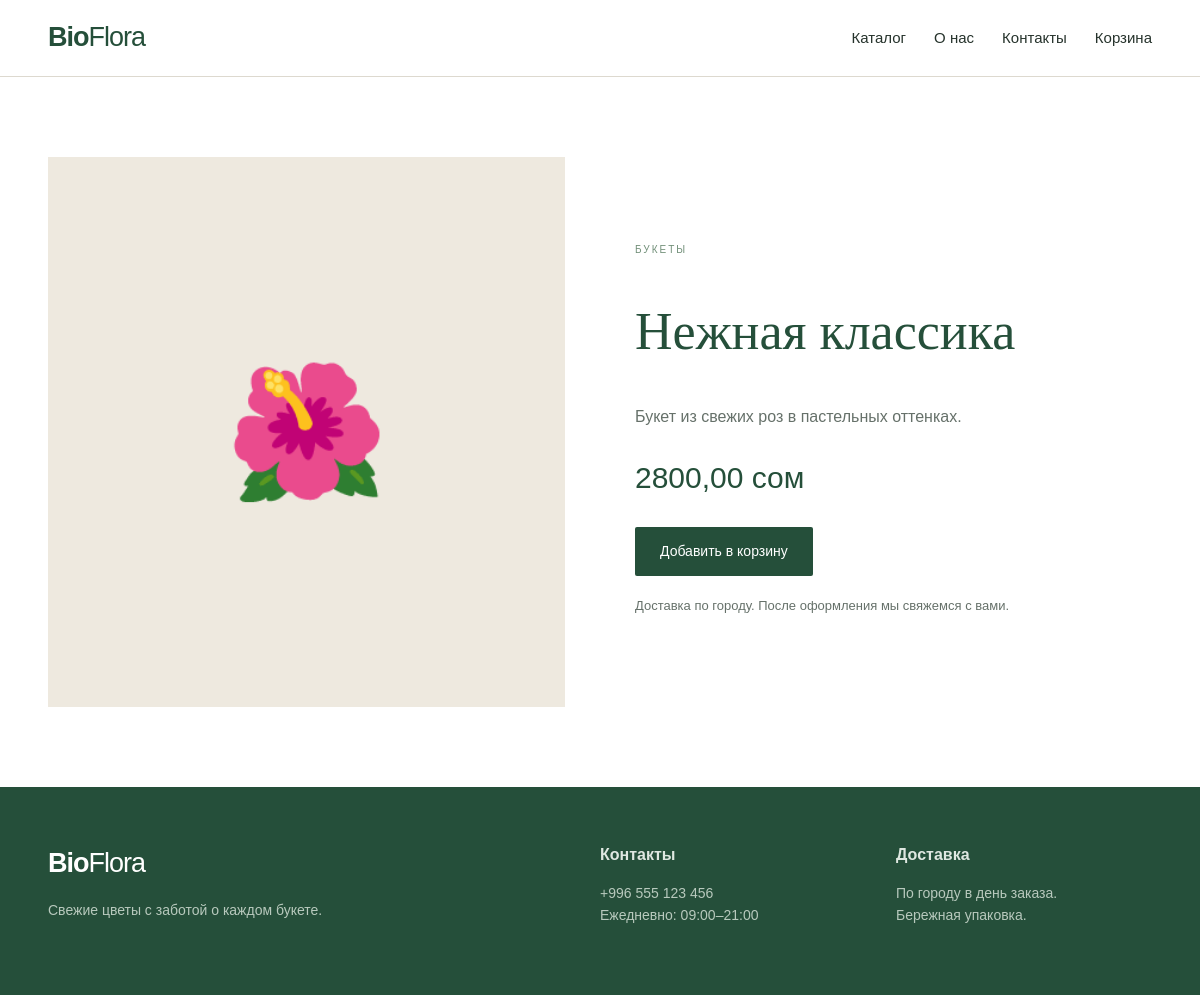
Screenshot of /product/нежная-классика/ with the database file from the repository.
### shop/models.py (models this page shows, shortened)
class Product(models.Model):
    category = models.ForeignKey(
        Category,
        on_delete=models.CASCADE,
        related_name="products",
        verbose_name="Категория"
    )
    name = models.CharField("Название", max_length=200)
    slug = models.SlugField(
        "URL",
        max_length=220,
        unique=True,
        blank=True
    )
    description = models.TextField("Описание")
    price = models.DecimalField(
        "Цена",
        max_digits=10,
        decimal_places=2
    )
    image = models.ImageField(
        "Изображение",
        upload_to="products/",
        blank=True,
        null=True
    )
    is_available = models.BooleanField(
        "В наличии",
        default=True
    )
    created_at = models.DateTimeField(auto_now_add=True)
    class Meta:
        verbose_name = "Товар"
        verbose_name_plural = "Товары"
        ordering = ["-created_at"]

class Category(models.Model):
    name = models.CharField("Название", max_length=100, unique=True)
    slug = models.SlugField("URL", max_length=100, unique=True)
    class Meta:
        verbose_name = "Категория"
        verbose_name_plural = "Категории"
        ordering = ["name"]

### shop/context_processors.py (called while the page is built)
def cart(request):
    data = request.session.get("cart", {})
    count = sum(int(qty) for qty in data.values())
    return {"cart_count": count}

### shop/views.py (called while the page is built)
def product_detail(request, slug):
    product = get_object_or_404(Product, slug=slug, is_available=True)
    return render(request, "shop/product_detail.html", {"product": product})

### templates/shop/product_detail.html (shortened to what this page needs)
{% extends "base.html" %}
{% block content %}
<section class="section container product-page">
    <div class="product-image">{% if product.image %}<img src="{{ product.image.url }}" alt="{{ product.name }}">{% else %}<div class="placeholder big">🌺</div>{% endif %}</div>
    <div class="product-info"><small>{{ product.category.name }}</small><h1>{{ product.name }}</h1><p>{{ product.description }}</p><div class="detail-price">{{ product.price }} сом</div><a class="btn" href="{% url 'cart_add' product.id %}">Добавить в корзину</a><p class="muted">Доставка по городу. После оформления мы свяжемся с вами.</p></div>
</section>
{% endblock %}

### static/css/style.css (style rules this page uses)
:root { --green: #254f3a; --sage: #718f78; --cream: #f7f4ed; --pink: #e9b6b5; --text: #26332c; --white: #fff; --line: #ddd9cf; }
* { box-sizing: border-box; }
body { margin: 0; font-family: Arial, Helvetica, sans-serif; color: var(--text); background: #fff; line-height: 1.6; }
a { color: inherit; text-decoration: none; }
.container { width: min(1120px, 92%); margin: auto; }
.btn { display: inline-block; background: var(--green); color: #fff; border: 0; padding: 13px 25px; border-radius: 2px; font-size: 14px; cursor: pointer; }
.section { padding: 80px 0; }
.card img, .placeholder { display: block; width: 100%; height: 300px; object-fit: cover; }
.placeholder { background: #eee9df; display: flex; align-items: center; justify-content: center; font-size: 75px; }
.card-body small, .product-info small { color: var(--sage); text-transform: uppercase; font-size: 10px; letter-spacing: 2px; }
.catalog-title h1, .section h1 { font-family: Georgia, serif; font-size: 48px; font-weight: 400; color: var(--green); }
.product-page { display: grid; grid-template-columns: 1fr 1fr; gap: 70px; align-items: center; }
.product-image img, .product-image .placeholder { height: 550px; object-fit: cover; }
.placeholder.big { font-size: 130px; }
.product-info h1 { font-family: Georgia, serif; font-size: 52px; font-weight: 400; color: var(--green); line-height: 1.1; }
.product-info p { color: #66716a; }
.detail-price { font-size: 30px; color: var(--green); margin: 25px 0; }
.muted { font-size: 13px; margin-top: 20px; }

### rows the page displays
Product: category.name "БУКЕТЫ", name "Нежная классика", description "Букет из свежих роз в пастельных оттенках.", price "2800,00"
